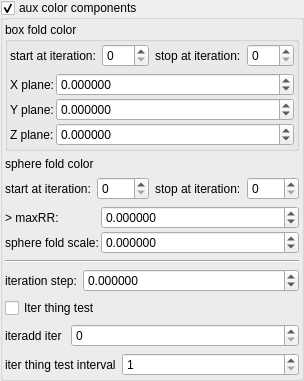
    <widget class="MyGroupBox" name="groupCheck_fold_color_aux_color_enabled_false">
     <property name="title">
      <string>aux color components</string>
     </property>
     <property name="checkable">
      <bool>true</bool>
     </property>
     <layout class="QVBoxLayout" name="verticalLayout_10">
      <property name="leftMargin">
       <number>2</number>
      </property>
      <property name="topMargin">
       <number>2</number>
      </property>
      <property name="rightMargin">
       <number>2</number>
      </property>
      <property name="bottomMargin">
       <number>2</number>
      </property>
      <item>
       <widget class="QGroupBox" name="groupBox_4">
        <property name="title">
         <string>box fold color</string>
        </property>
        <layout class="QVBoxLayout" name="verticalLayout_8">
         <property name="leftMargin">
          <number>2</number>
         </property>
         <property name="topMargin">
          <number>2</number>
         </property>
         <property name="rightMargin">
          <number>2</number>
         </property>
         <property name="bottomMargin">
          <number>2</number>
         </property>
         <item>
          <layout class="QHBoxLayout" name="horizontalLayout_19" stretch="0,1,0,1">
           <item>
            <widget class="QLabel" name="label_100">
             <property name="text">
              <string>start at iteration:</string>
             </property>
            </widget>
           </item>
           <item>
            <widget class="MySpinBox" name="spinboxInt_fold_color_start_iterations_A">
             <property name="sizePolicy">
              <sizepolicy hsizetype="Minimum" vsizetype="Maximum">
               <horstretch>0</horstretch>
               <verstretch>0</verstretch>
              </sizepolicy>
             </property>
             <property name="minimum">
              <number>0</number>
             </property>
             <property name="maximum">
              <number>999</number>
             </property>
             <property name="value">
              <number>0</number>
             </property>
            </widget>
           </item>
           <item>
            <widget class="QLabel" name="label_72">
             <property name="text">
              <string>stop at iteration:</string>
             </property>
            </widget>
           </item>
           <item>
            <widget class="MySpinBox" name="spinboxInt_fold_color_stop_iterations_A">
             <property name="sizePolicy">
              <sizepolicy hsizetype="Preferred" vsizetype="Maximum">
               <horstretch>0</horstretch>
               <verstretch>0</verstretch>
              </sizepolicy>
             </property>
             <property name="maximum">
              <number>999</number>
             </property>
            </widget>
           </item>
          </layout>
         </item>
         <item>
          <layout class="QGridLayout" name="gridLayout_31" columnstretch="0,1">
           <property name="spacing">
            <number>2</number>
           </property>
           <item row="0" column="0">
            <widget class="QLabel" name="label_37">
             <property name="text">
              <string>X plane:</string>
             </property>
            </widget>
           </item>
           <item row="1" column="0">
            <widget class="QLabel" name="label_43">
             <property name="text">
              <string>Y plane:</string>
             </property>
            </widget>
           </item>
           <item row="2" column="0">
            <widget class="QLabel" name="label_45">
             <property name="text">
              <string>Z plane:</string>
             </property>
            </widget>
           </item>
           <item row="0" column="1">
            <widget class="MyDoubleSpinBox" name="spinbox4_fold_color_difs_0000_x">
             <property name="sizePolicy">
              <sizepolicy hsizetype="Minimum" vsizetype="Maximum">
               <horstretch>0</horstretch>
               <verstretch>0</verstretch>
              </sizepolicy>
             </property>
             <property name="prefix">
              <string/>
             </property>
             <property name="suffix">
              <string/>
             </property>
             <property name="decimals">
              <number>6</number>
             </property>
             <property name="minimum">
              <double>-99.998999999999995</double>
             </property>
             <property name="maximum">
              <double>99.998999999999995</double>
             </property>
             <property name="singleStep">
              <double>0.010000000000000</double>
             </property>
            </widget>
           </item>
           <item row="1" column="1">
            <widget class="MyDoubleSpinBox" name="spinbox4_fold_color_difs_0000_y">
             <property name="sizePolicy">
              <sizepolicy hsizetype="Minimum" vsizetype="Maximum">
               <horstretch>0</horstretch>
               <verstretch>0</verstretch>
              </sizepolicy>
             </property>
             <property name="prefix">
              <string/>
             </property>
             <property name="suffix">
              <string/>
             </property>
             <property name="decimals">
              <number>6</number>
             </property>
             <property name="minimum">
              <double>-99.998999999999995</double>
             </property>
             <property name="maximum">
              <double>99.998999999999995</double>
             </property>
             <property name="singleStep">
              <double>0.010000000000000</double>
             </property>
            </widget>
           </item>
           <item row="2" column="1">
            <widget class="MyDoubleSpinBox" name="spinbox4_fold_color_difs_0000_z">
             <property name="sizePolicy">
              <sizepolicy hsizetype="Minimum" vsizetype="Maximum">
               <horstretch>0</horstretch>
               <verstretch>0</verstretch>
              </sizepolicy>
             </property>
             <property name="prefix">
              <string/>
             </property>
             <property name="suffix">
              <string/>
             </property>
             <property name="decimals">
              <number>6</number>
             </property>
             <property name="minimum">
              <double>-99.998999999999995</double>
             </property>
             <property name="maximum">
              <double>99.998999999999995</double>
             </property>
             <property name="singleStep">
              <double>0.010000000000000</double>
             </property>
            </widget>
           </item>
          </layout>
         </item>
        </layout>
       </widget>
      </item>
      <item>
       <widget class="QLabel" name="label_50">
        <property name="text">
         <string>sphere fold color</string>
        </property>
       </widget>
      </item>
      <item>
       <layout class="QHBoxLayout" name="horizontalLayout_20" stretch="0,1,0,1">
        <item>
         <widget class="QLabel" name="label_101">
          <property name="text">
           <string>start at iteration:</string>
          </property>
         </widget>
        </item>
        <item>
         <widget class="MySpinBox" name="spinboxInt_transf_start_iterations_K">
          <property name="sizePolicy">
           <sizepolicy hsizetype="Minimum" vsizetype="Maximum">
            <horstretch>0</horstretch>
            <verstretch>0</verstretch>
           </sizepolicy>
          </property>
          <property name="minimum">
           <number>0</number>
          </property>
          <property name="maximum">
           <number>999</number>
          </property>
          <property name="value">
           <number>0</number>
          </property>
         </widget>
        </item>
        <item>
         <widget class="QLabel" name="label_73">
          <property name="text">
           <string>stop at iteration:</string>
          </property>
         </widget>
        </item>
        <item>
         <widget class="MySpinBox" name="spinboxInt_transf_stop_iterations_K">
          <property name="sizePolicy">
           <sizepolicy hsizetype="Preferred" vsizetype="Maximum">
            <horstretch>0</horstretch>
            <verstretch>0</verstretch>
           </sizepolicy>
          </property>
          <property name="maximum">
           <number>999</number>
          </property>
         </widget>
        </item>
       </layout>
      </item>
      <item>
       <layout class="QGridLayout" name="gridLayout_32" columnstretch="0,1">
        <property name="spacing">
         <number>2</number>
        </property>
        <item row="0" column="0">
         <widget class="QLabel" name="label_47">
          <property name="text">
           <string>&gt; maxRR:</string>
          </property>
         </widget>
        </item>
        <item row="1" column="0">
         <widget class="QLabel" name="label_48">
          <property name="text">
           <string>sphere fold scale:</string>
          </property>
         </widget>
        </item>
        <item row="0" column="1">
         <widget class="MyDoubleSpinBox" name="spinbox4_fold_color_difs_0000_w">
          <property name="sizePolicy">
           <sizepolicy hsizetype="Minimum" vsizetype="Maximum">
            <horstretch>0</horstretch>
            <verstretch>0</verstretch>
           </sizepolicy>
          </property>
          <property name="prefix">
           <string/>
          </property>
          <property name="suffix">
           <string/>
          </property>
          <property name="decimals">
           <number>6</number>
          </property>
          <property name="minimum">
           <double>-99.998999999999995</double>
          </property>
          <property name="maximum">
           <double>99.998999999999995</double>
          </property>
          <property name="singleStep">
           <double>0.010000000000000</double>
          </property>
         </widget>
        </item>
        <item row="1" column="1">
         <widget class="MyDoubleSpinBox" name="spinbox_mandelbox_color_Sp1">
          <property name="sizePolicy">
           <sizepolicy hsizetype="Minimum" vsizetype="Maximum">
            <horstretch>0</horstretch>
            <verstretch>0</verstretch>
           </sizepolicy>
          </property>
          <property name="prefix">
           <string/>
          </property>
          <property name="suffix">
           <string/>
          </property>
          <property name="decimals">
           <number>6</number>
          </property>
          <property name="minimum">
           <double>-99.998999999999995</double>
          </property>
          <property name="maximum">
           <double>99.998999999999995</double>
          </property>
          <property name="singleStep">
           <double>0.010000000000000</double>
          </property>
         </widget>
        </item>
       </layout>
      </item>
      <item>
       <widget class="Line" name="line_4">
        <property name="orientation">
         <enum>Qt::Horizontal</enum>
        </property>
       </widget>
      </item>
      <item>
       <layout class="QHBoxLayout" name="horizontalLayout_21" stretch="0,1">
        <item>
         <widget class="QLabel" name="label_74">
          <property name="text">
           <string>iteration step:</string>
          </property>
         </widget>
        </item>
        <item>
         <widget class="MyDoubleSpinBox" name="spinbox_fold_color_difs0">
          <property name="sizePolicy">
           <sizepolicy hsizetype="Minimum" vsizetype="Maximum">
            <horstretch>0</horstretch>
            <verstretch>0</verstretch>
           </sizepolicy>
          </property>
          <property name="prefix">
           <string/>
          </property>
          <property name="suffix">
           <string/>
          </property>
          <property name="decimals">
           <number>6</number>
          </property>
          <property name="minimum">
           <double>-99.998999999999995</double>
          </property>
          <property name="maximum">
           <double>99.998999999999995</double>
          </property>
          <property name="singleStep">
           <double>0.100000000000000</double>
          </property>
         </widget>
        </item>
       </layout>
      </item>
      <item>
       <widget class="MyCheckBox" name="checkBox_fold_color_aux_color_enabledA_false">
        <property name="font">
         <font>
          <weight>50</weight>
          <bold>false</bold>
         </font>
        </property>
        <property name="text">
         <string>Iter thing test</string>
        </property>
       </widget>
      </item>
      <item>
       <layout class="QHBoxLayout" name="horizontalLayout_23" stretch="0,1">
        <item>
         <widget class="QLabel" name="label_103">
          <property name="text">
           <string>iteradd iter </string>
          </property>
         </widget>
        </item>
        <item>
         <widget class="MySpinBox" name="spinboxInt_fold_color_int_0">
          <property name="sizePolicy">
           <sizepolicy hsizetype="Minimum" vsizetype="Maximum">
            <horstretch>0</horstretch>
            <verstretch>0</verstretch>
           </sizepolicy>
          </property>
          <property name="minimum">
           <number>0</number>
          </property>
          <property name="maximum">
           <number>999</number>
          </property>
          <property name="value">
           <number>0</number>
          </property>
         </widget>
        </item>
       </layout>
      </item>
      <item>
       <layout class="QHBoxLayout" name="horizontalLayout_22" stretch="0,1">
        <item>
         <widget class="QLabel" name="label_102">
          <property name="text">
           <string>iter thing test interval</string>
          </property>
         </widget>
        </item>
        <item>
         <widget class="MySpinBox" name="spinboxInt_fold_color_int_2">
          <property name="sizePolicy">
           <sizepolicy hsizetype="Minimum" vsizetype="Maximum">
            <horstretch>0</horstretch>
            <verstretch>0</verstretch>
           </sizepolicy>
          </property>
          <property name="minimum">
           <number>1</number>
          </property>
          <property name="maximum">
           <number>999</number>
          </property>
          <property name="value">
           <number>1</number>
          </property>
         </widget>
        </item>
       </layout>
      </item>
     </layout>
    </widget>
